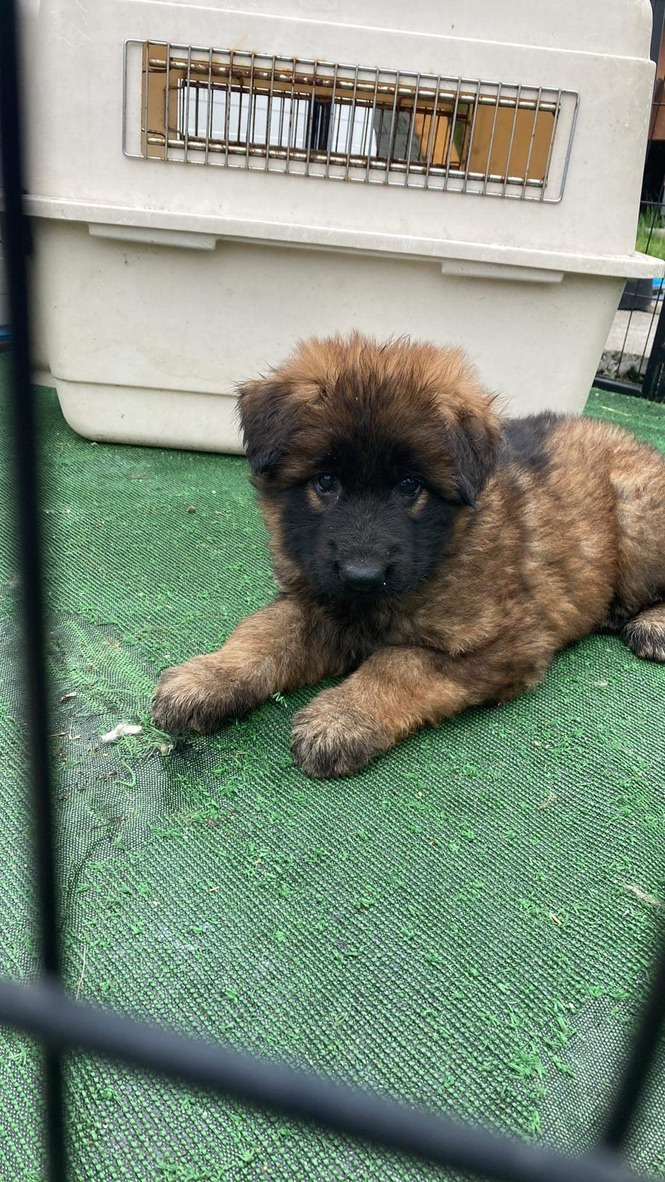
#> input picture task_7/data/dog.jpeg, 665 x 1182 px
$ python task_7.py
#> lines starting #> are read from the running program, lines starting #| are printed output that depends on the picture
import cv2

def load_image(path):
#> called with path = 'data/dog.jpeg'
    image = cv2.imread(path)
#> image is the input picture: shape (1182, 665, 3); mean B, G, R 123.5, 140.4, 126.9
    if image is None:
        raise ValueError(f"Nie można wczytać obrazu: {path}")
    return image

def show_image(title, image):
    cv2.imshow(title, image)
    cv2.waitKey(0)
    cv2.destroyAllWindows()

def task_1(image):
    flipped = cv2.flip(image, 1)
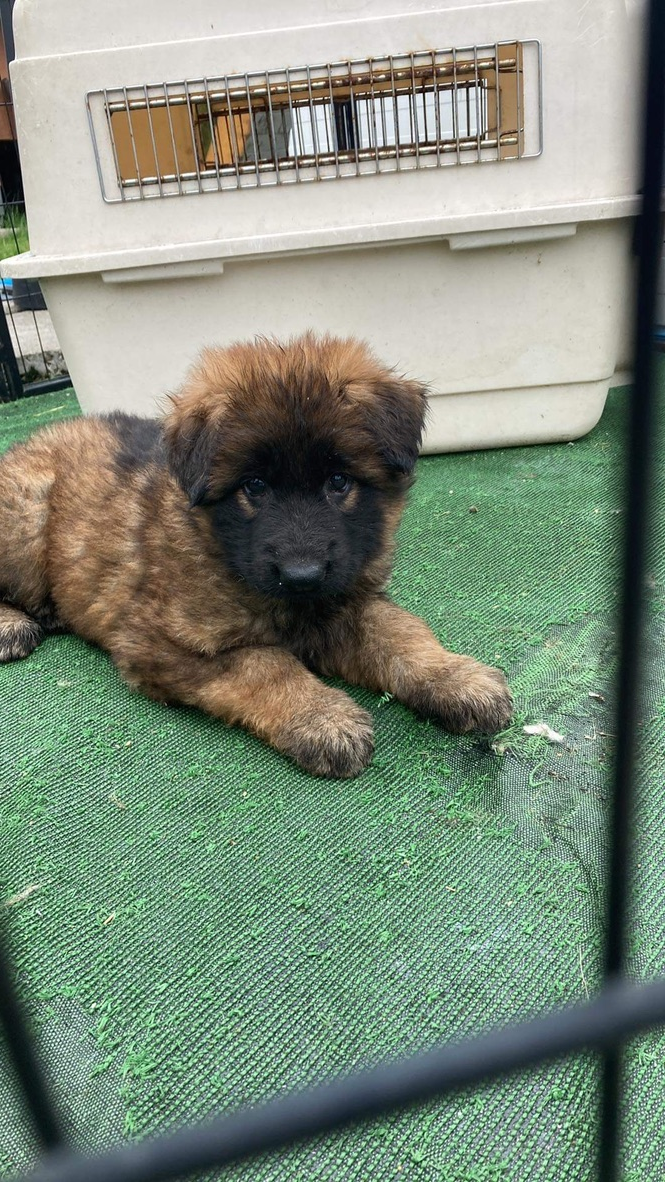
#> flipped: shape (1182, 665, 3); mean B, G, R 123.5, 140.4, 126.9
    show_image("Flipped Horizontally", flipped)

def task_2(image):
    flipped = cv2.flip(image, 0)
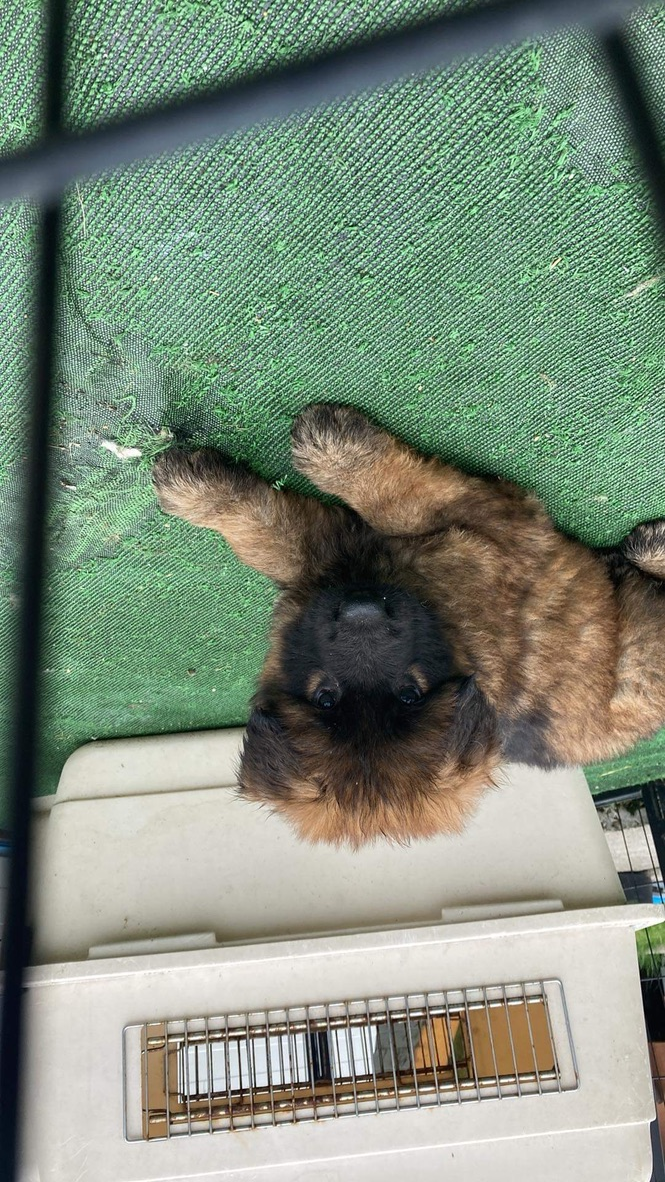
#> flipped: shape (1182, 665, 3); mean B, G, R 123.5, 140.4, 126.9
    show_image("Original", image)
    show_image("Flipped Vertically", flipped)

def task_3(image):
    flipped = cv2.flip(image, -1)
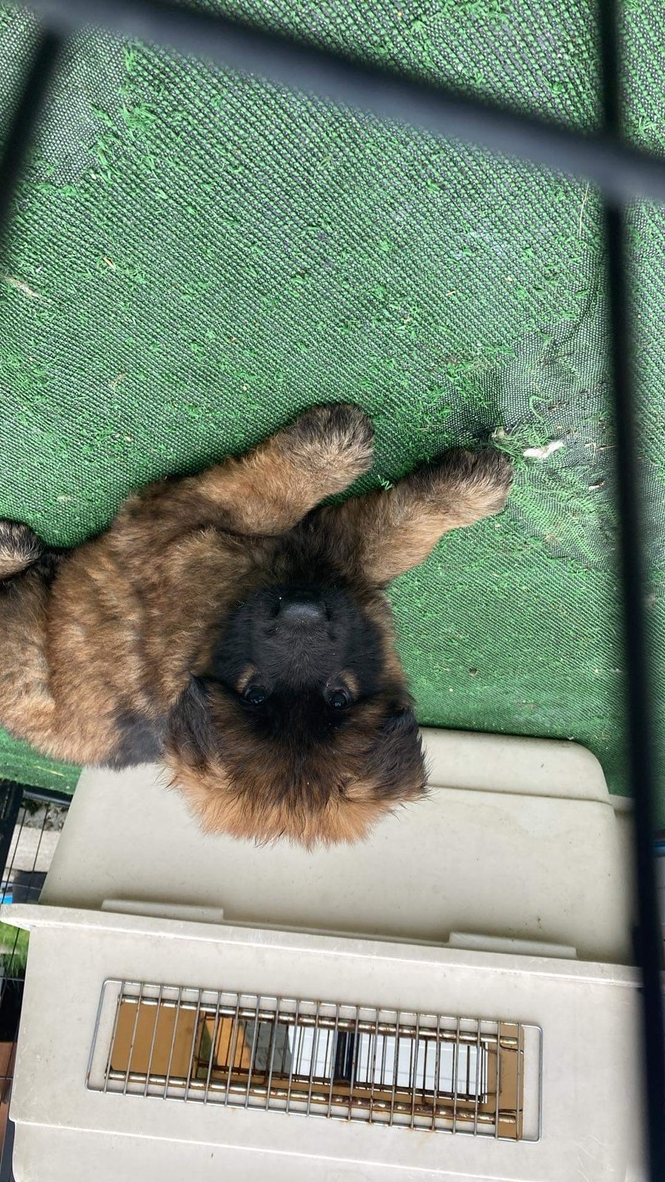
#> flipped: shape (1182, 665, 3); mean B, G, R 123.5, 140.4, 126.9
    show_image("Flipped Horizontally & Vertically", flipped)

def task_4(image):
    flipped_h = cv2.flip(image, 1)
    flipped_v = cv2.flip(image, 0)
    flipped_both = cv2.flip(image, -1)
    show_image("Original", image)
    show_image("Flipped Horizontally", flipped_h)
    show_image("Flipped Vertically", flipped_v)
    show_image("Flipped Both Axes", flipped_both)

def task_5(image):
    (h, w) = image.shape[:2]
    roi = image[:, w//2:]
    flipped_roi = cv2.flip(roi, 1)
    result = image.copy()
    result[:, w//2:] = flipped_roi
    show_image("Flipped Right Half Only", result)

def task_6(image):
    try:
        flip_code = int(input("Wybierz sposób odbicia (0 – pionowe, 1 – poziome, -1 – oba): "))
        if flip_code not in [0, 1, -1]:
            print("Nieprawidłowy wybór. Dozwolone wartości to 0, 1 lub -1.")
            return
    except ValueError:
        print("Błąd: podano nieprawidłową wartość.")
        return
    flipped = cv2.flip(image, flip_code)
    show_image(f"Flipped (code={flip_code})", flipped)

image = load_image("data/dog.jpeg")
task_1(image)
task_2(image)
task_3(image)
task_4(image)
task_5(image)
task_6(image)
